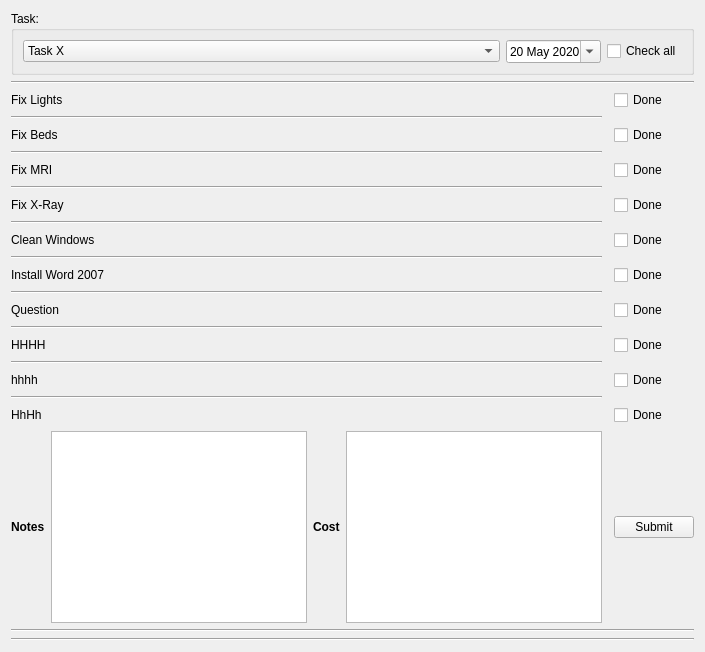
          <widget class="QWidget" name="tab_3">
           <attribute name="icon">
            <iconset>
             <normaloff>Resources/images/document-rounded-square-interface-symbol-with-text-lines.png</normaloff>Resources/images/document-rounded-square-interface-symbol-with-text-lines.png</iconset>
           </attribute>
           <attribute name="title">
            <string>PPM</string>
           </attribute>
           <layout class="QVBoxLayout" name="verticalLayout_5">
            <item>
             <widget class="QGroupBox" name="groupBox_6">
              <property name="sizePolicy">
               <sizepolicy hsizetype="Preferred" vsizetype="Fixed">
                <horstretch>0</horstretch>
                <verstretch>0</verstretch>
               </sizepolicy>
              </property>
              <property name="title">
               <string>Task:</string>
              </property>
              <layout class="QGridLayout" name="gridLayout_14">
               <item row="0" column="0">
                <widget class="QComboBox" name="ppm_comboBox">
                 <property name="currentIndex">
                  <number>0</number>
                 </property>
                 <item>
                  <property name="text">
                   <string>Task X</string>
                  </property>
                 </item>
                 <item>
                  <property name="text">
                   <string>Task Y</string>
                  </property>
                 </item>
                </widget>
               </item>
               <item row="0" column="2">
                <widget class="QCheckBox" name="MarkAsDone_checkBox_3">
                 <property name="sizePolicy">
                  <sizepolicy hsizetype="Fixed" vsizetype="Fixed">
                   <horstretch>0</horstretch>
                   <verstretch>0</verstretch>
                  </sizepolicy>
                 </property>
                 <property name="text">
                  <string>Check all</string>
                 </property>
                </widget>
               </item>
               <item row="0" column="1">
                <widget class="QDateEdit" name="dateEdit_ppm">
                 <property name="sizePolicy">
                  <sizepolicy hsizetype="Fixed" vsizetype="Fixed">
                   <horstretch>0</horstretch>
                   <verstretch>0</verstretch>
                  </sizepolicy>
                 </property>
                 <property name="dateTime">
                  <datetime>
                   <hour>0</hour>
                   <minute>0</minute>
                   <second>0</second>
                   <year>2020</year>
                   <month>5</month>
                   <day>20</day>
                  </datetime>
                 </property>
                 <property name="minimumDate">
                  <date>
                   <year>2015</year>
                   <month>9</month>
                   <day>14</day>
                  </date>
                 </property>
                 <property name="calendarPopup">
                  <bool>true</bool>
                 </property>
                </widget>
               </item>
              </layout>
             </widget>
            </item>
            <item>
             <layout class="QGridLayout" name="gridLayout_7">
              <item row="19" column="2">
               <widget class="QCheckBox" name="checkq20">
                <property name="sizePolicy">
                 <sizepolicy hsizetype="Fixed" vsizetype="Fixed">
                  <horstretch>0</horstretch>
                  <verstretch>0</verstretch>
                 </sizepolicy>
                </property>
                <property name="text">
                 <string>Done</string>
                </property>
               </widget>
              </item>
              <item row="3" column="0">
               <widget class="QLabel" name="q12">
                <property name="text">
                 <string>Fix Beds</string>
                </property>
               </widget>
              </item>
              <item row="19" column="0">
               <widget class="QLabel" name="q20">
                <property name="text">
                 <string>HhHh</string>
                </property>
               </widget>
              </item>
              <item row="2" column="0">
               <widget class="Line" name="line_1">
                <property name="orientation">
                 <enum>Qt::Horizontal</enum>
                </property>
               </widget>
              </item>
              <item row="11" column="0">
               <widget class="QLabel" name="q16">
                <property name="text">
                 <string>Install Word 2007</string>
                </property>
               </widget>
              </item>
              <item row="1" column="0">
               <widget class="QLabel" name="q11">
                <property name="text">
                 <string>Fix Lights</string>
                </property>
               </widget>
              </item>
              <item row="15" column="2">
               <widget class="QCheckBox" name="checkq18">
                <property name="sizePolicy">
                 <sizepolicy hsizetype="Fixed" vsizetype="Fixed">
                  <horstretch>0</horstretch>
                  <verstretch>0</verstretch>
                 </sizepolicy>
                </property>
                <property name="text">
                 <string>Done</string>
                </property>
               </widget>
              </item>
              <item row="15" column="0">
               <widget class="QLabel" name="q18">
                <property name="text">
                 <string>HHHH</string>
                </property>
               </widget>
              </item>
              <item row="13" column="2">
               <widget class="QCheckBox" name="checkq17">
                <property name="sizePolicy">
                 <sizepolicy hsizetype="Fixed" vsizetype="Fixed">
                  <horstretch>0</horstretch>
                  <verstretch>0</verstretch>
                 </sizepolicy>
                </property>
                <property name="text">
                 <string>Done</string>
                </property>
               </widget>
              </item>
              <item row="3" column="2">
               <widget class="QCheckBox" name="checkq12">
                <property name="sizePolicy">
                 <sizepolicy hsizetype="Fixed" vsizetype="Fixed">
                  <horstretch>0</horstretch>
                  <verstretch>0</verstretch>
                 </sizepolicy>
                </property>
                <property name="text">
                 <string>Done</string>
                </property>
               </widget>
              </item>
              <item row="4" column="0">
               <widget class="Line" name="line_2">
                <property name="orientation">
                 <enum>Qt::Horizontal</enum>
                </property>
               </widget>
              </item>
              <item row="5" column="2">
               <widget class="QCheckBox" name="checkq13">
                <property name="sizePolicy">
                 <sizepolicy hsizetype="Fixed" vsizetype="Fixed">
                  <horstretch>0</horstretch>
                  <verstretch>0</verstretch>
                 </sizepolicy>
                </property>
                <property name="text">
                 <string>Done</string>
                </property>
               </widget>
              </item>
              <item row="5" column="0">
               <widget class="QLabel" name="q13">
                <property name="text">
                 <string>Fix MRI</string>
                </property>
               </widget>
              </item>
              <item row="17" column="2">
               <widget class="QCheckBox" name="checkq19">
                <property name="sizePolicy">
                 <sizepolicy hsizetype="Fixed" vsizetype="Fixed">
                  <horstretch>0</horstretch>
                  <verstretch>0</verstretch>
                 </sizepolicy>
                </property>
                <property name="text">
                 <string>Done</string>
                </property>
               </widget>
              </item>
              <item row="18" column="0">
               <widget class="Line" name="line_9">
                <property name="orientation">
                 <enum>Qt::Horizontal</enum>
                </property>
               </widget>
              </item>
              <item row="6" column="0">
               <widget class="Line" name="line_3">
                <property name="orientation">
                 <enum>Qt::Horizontal</enum>
                </property>
               </widget>
              </item>
              <item row="17" column="0">
               <widget class="QLabel" name="q19">
                <property name="text">
                 <string>hhhh</string>
                </property>
               </widget>
              </item>
              <item row="11" column="2">
               <widget class="QCheckBox" name="checkq16">
                <property name="sizePolicy">
                 <sizepolicy hsizetype="Fixed" vsizetype="Fixed">
                  <horstretch>0</horstretch>
                  <verstretch>0</verstretch>
                 </sizepolicy>
                </property>
                <property name="text">
                 <string>Done</string>
                </property>
               </widget>
              </item>
              <item row="9" column="0">
               <widget class="QLabel" name="q15">
                <property name="text">
                 <string>Clean Windows</string>
                </property>
               </widget>
              </item>
              <item row="10" column="0">
               <widget class="Line" name="line_5">
                <property name="orientation">
                 <enum>Qt::Horizontal</enum>
                </property>
               </widget>
              </item>
              <item row="13" column="0">
               <widget class="QLabel" name="q17">
                <property name="text">
                 <string>Question</string>
                </property>
               </widget>
              </item>
              <item row="7" column="2">
               <widget class="QCheckBox" name="checkq14">
                <property name="sizePolicy">
                 <sizepolicy hsizetype="Fixed" vsizetype="Fixed">
                  <horstretch>0</horstretch>
                  <verstretch>0</verstretch>
                 </sizepolicy>
                </property>
                <property name="text">
                 <string>Done</string>
                </property>
               </widget>
              </item>
              <item row="1" column="2">
               <widget class="QCheckBox" name="checkq11">
                <property name="sizePolicy">
                 <sizepolicy hsizetype="Fixed" vsizetype="Fixed">
                  <horstretch>0</horstretch>
                  <verstretch>0</verstretch>
                 </sizepolicy>
                </property>
                <property name="text">
                 <string>Done</string>
                </property>
               </widget>
              </item>
              <item row="20" column="0">
               <layout class="QHBoxLayout" name="horizontalLayout">
                <item>
                 <widget class="QLabel" name="notes2Label">
                  <property name="font">
                   <font>
                    <weight>75</weight>
                    <bold>true</bold>
                   </font>
                  </property>
                  <property name="text">
                   <string>Notes</string>
                  </property>
                 </widget>
                </item>
                <item>
                 <widget class="QTextEdit" name="ppmNotes_text">
                  <property name="html">
                   <string>&lt;!DOCTYPE HTML PUBLIC &quot;-//W3C//DTD HTML 4.0//EN&quot; &quot;http://www.w3.org/TR/REC-html40/strict.dtd&quot;&gt;
&lt;html&gt;&lt;head&gt;&lt;meta name=&quot;qrichtext&quot; content=&quot;1&quot; /&gt;&lt;style type=&quot;text/css&quot;&gt;
p, li { white-space: pre-wrap; }
&lt;/style&gt;&lt;/head&gt;&lt;body style=&quot; font-family:'MS Shell Dlg 2'; font-size:7.85455pt; font-weight:400; font-style:normal;&quot;&gt;
&lt;p style=&quot;-qt-paragraph-type:empty; margin-top:0px; margin-bottom:0px; margin-left:0px; margin-right:0px; -qt-block-indent:0; text-indent:0px; font-size:7.85455pt;&quot;&gt;&lt;br /&gt;&lt;/p&gt;&lt;/body&gt;&lt;/html&gt;</string>
                  </property>
                 </widget>
                </item>
                <item>
                 <layout class="QHBoxLayout" name="horizontalLayout_8">
                  <item>
                   <widget class="QLabel" name="label_5">
                    <property name="font">
                     <font>
                      <weight>75</weight>
                      <bold>true</bold>
                     </font>
                    </property>
                    <property name="text">
                     <string>Cost</string>
                    </property>
                   </widget>
                  </item>
                  <item>
                   <widget class="QTextEdit" name="ppmCost_text">
                    <property name="sizePolicy">
                     <sizepolicy hsizetype="Fixed" vsizetype="Expanding">
                      <horstretch>0</horstretch>
                      <verstretch>0</verstretch>
                     </sizepolicy>
                    </property>
                    <property name="html">
                     <string>&lt;!DOCTYPE HTML PUBLIC &quot;-//W3C//DTD HTML 4.0//EN&quot; &quot;http://www.w3.org/TR/REC-html40/strict.dtd&quot;&gt;
&lt;html&gt;&lt;head&gt;&lt;meta name=&quot;qrichtext&quot; content=&quot;1&quot; /&gt;&lt;style type=&quot;text/css&quot;&gt;
p, li { white-space: pre-wrap; }
&lt;/style&gt;&lt;/head&gt;&lt;body style=&quot; font-family:'MS Shell Dlg 2'; font-size:7.85455pt; font-weight:400; font-style:normal;&quot;&gt;
&lt;p style=&quot;-qt-paragraph-type:empty; margin-top:0px; margin-bottom:0px; margin-left:0px; margin-right:0px; -qt-block-indent:0; text-indent:0px; font-size:7.85455pt;&quot;&gt;&lt;br /&gt;&lt;/p&gt;&lt;/body&gt;&lt;/html&gt;</string>
                    </property>
                   </widget>
                  </item>
                 </layout>
                </item>
               </layout>
              </item>
              <item row="20" column="2">
               <widget class="QPushButton" name="SubmitPPMAnswers_button">
                <property name="sizePolicy">
                 <sizepolicy hsizetype="Fixed" vsizetype="Fixed">
                  <horstretch>0</horstretch>
                  <verstretch>0</verstretch>
                 </sizepolicy>
                </property>
                <property name="text">
                 <string>Submit</string>
                </property>
               </widget>
              </item>
              <item row="7" column="0">
               <widget class="QLabel" name="q14">
                <property name="text">
                 <string>Fix X-Ray</string>
                </property>
               </widget>
              </item>
              <item row="14" column="0">
               <widget class="Line" name="line_7">
                <property name="orientation">
                 <enum>Qt::Horizontal</enum>
                </property>
               </widget>
              </item>
              <item row="16" column="0">
               <widget class="Line" name="line_8">
                <property name="orientation">
                 <enum>Qt::Horizontal</enum>
                </property>
               </widget>
              </item>
              <item row="12" column="0">
               <widget class="Line" name="line_6">
                <property name="orientation">
                 <enum>Qt::Horizontal</enum>
                </property>
               </widget>
              </item>
              <item row="8" column="0">
               <widget class="Line" name="line_4">
                <property name="orientation">
                 <enum>Qt::Horizontal</enum>
                </property>
               </widget>
              </item>
              <item row="9" column="2">
               <widget class="QCheckBox" name="checkq15">
                <property name="sizePolicy">
                 <sizepolicy hsizetype="Fixed" vsizetype="Fixed">
                  <horstretch>0</horstretch>
                  <verstretch>0</verstretch>
                 </sizepolicy>
                </property>
                <property name="text">
                 <string>Done</string>
                </property>
               </widget>
              </item>
              <item row="0" column="0" colspan="3">
               <widget class="Line" name="line_12">
                <property name="orientation">
                 <enum>Qt::Horizontal</enum>
                </property>
               </widget>
              </item>
             </layout>
            </item>
            <item>
             <widget class="Line" name="line_11">
              <property name="orientation">
               <enum>Qt::Horizontal</enum>
              </property>
             </widget>
            </item>
            <item>
             <widget class="Line" name="line_42">
              <property name="orientation">
               <enum>Qt::Horizontal</enum>
              </property>
             </widget>
            </item>
           </layout>
          </widget>
